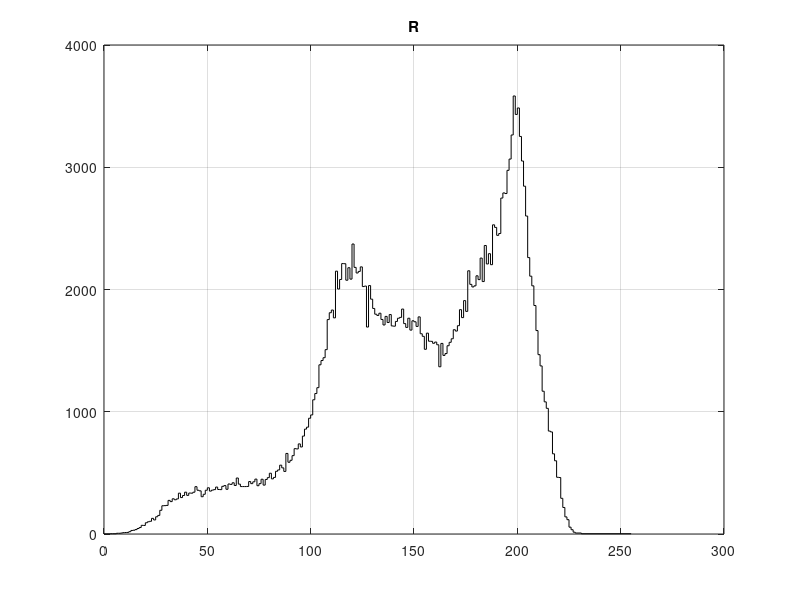
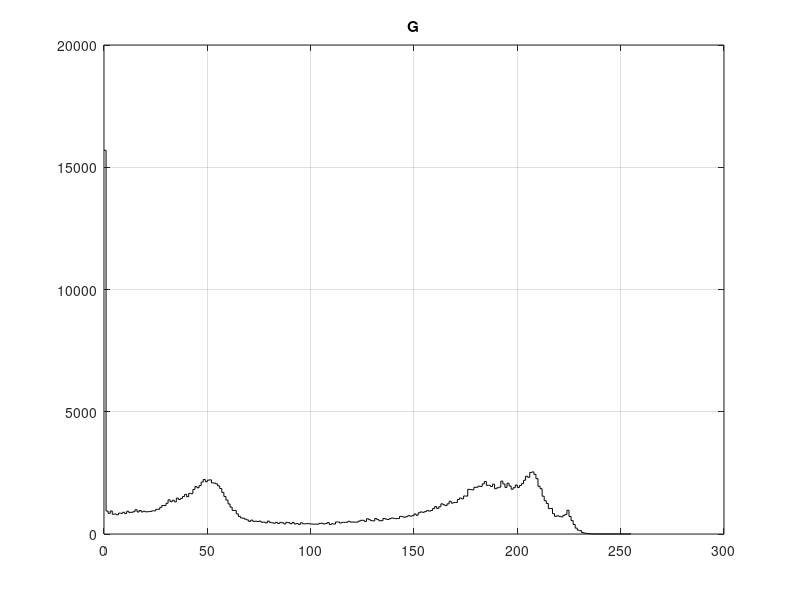
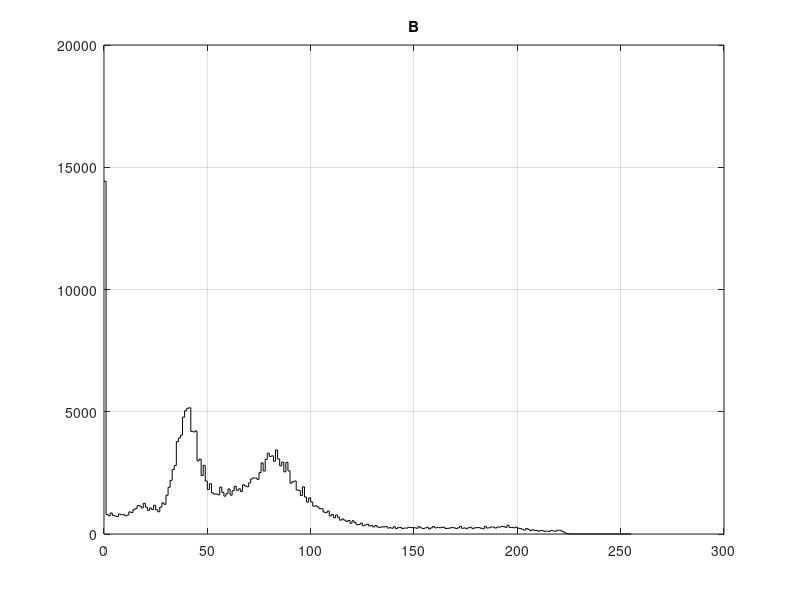
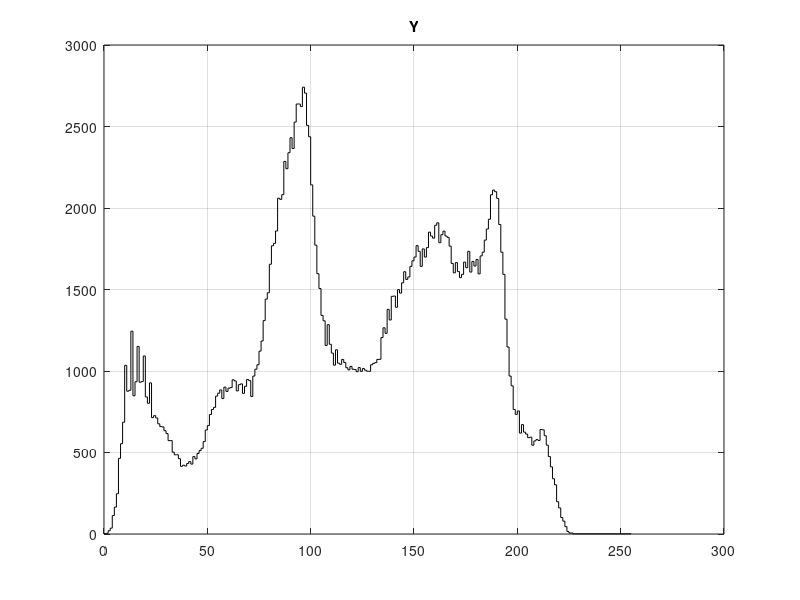

Source code (MATLAB) for these figures, in order:
clc;
clear;
close all;

h = csvread('histR.csv');
stairs(h(:,1),h(:,2), 'Color', 'k');
title('R');
grid on;
figure;

h = csvread('histG.csv');
stairs(h(:,1),h(:,2), 'Color', 'k');
title('G');
grid on;
figure;

h = csvread('histB.csv');
stairs(h(:,1),h(:,2), 'Color', 'k');
title('B');
grid on;
figure;

h = csvread('histY.csv');
stairs(h(:,1),h(:,2), 'Color', 'k');
title('Y');
grid on;
figure;

h = csvread('histCb.csv');
stairs(h(:,1),h(:,2), 'Color', 'k');
title('Cb');
grid on;
figure;

h = csvread('histCr.csv');
stairs(h(:,1),h(:,2), 'Color', 'k');
title('Cr');
grid on;